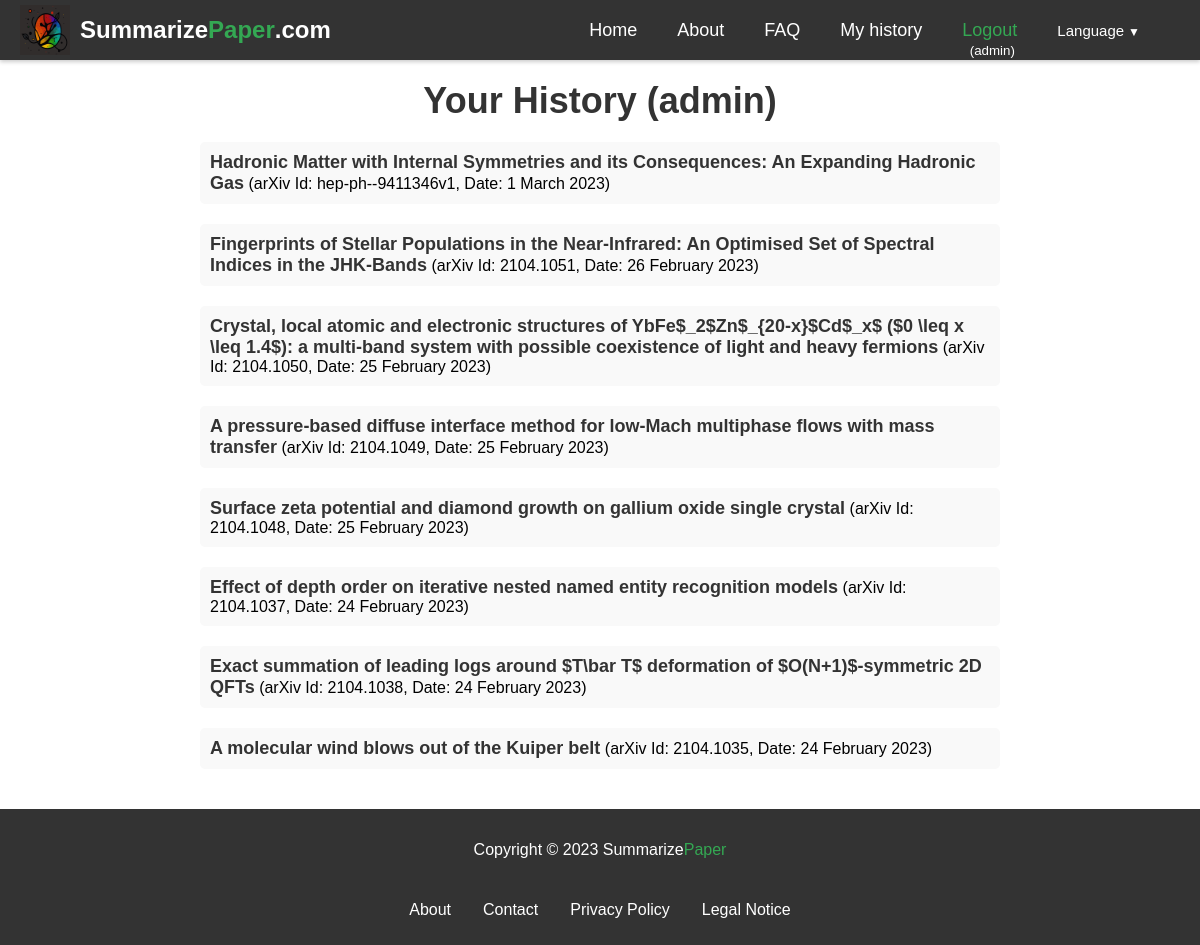
Before: /history/ (signed in) with the older database file.
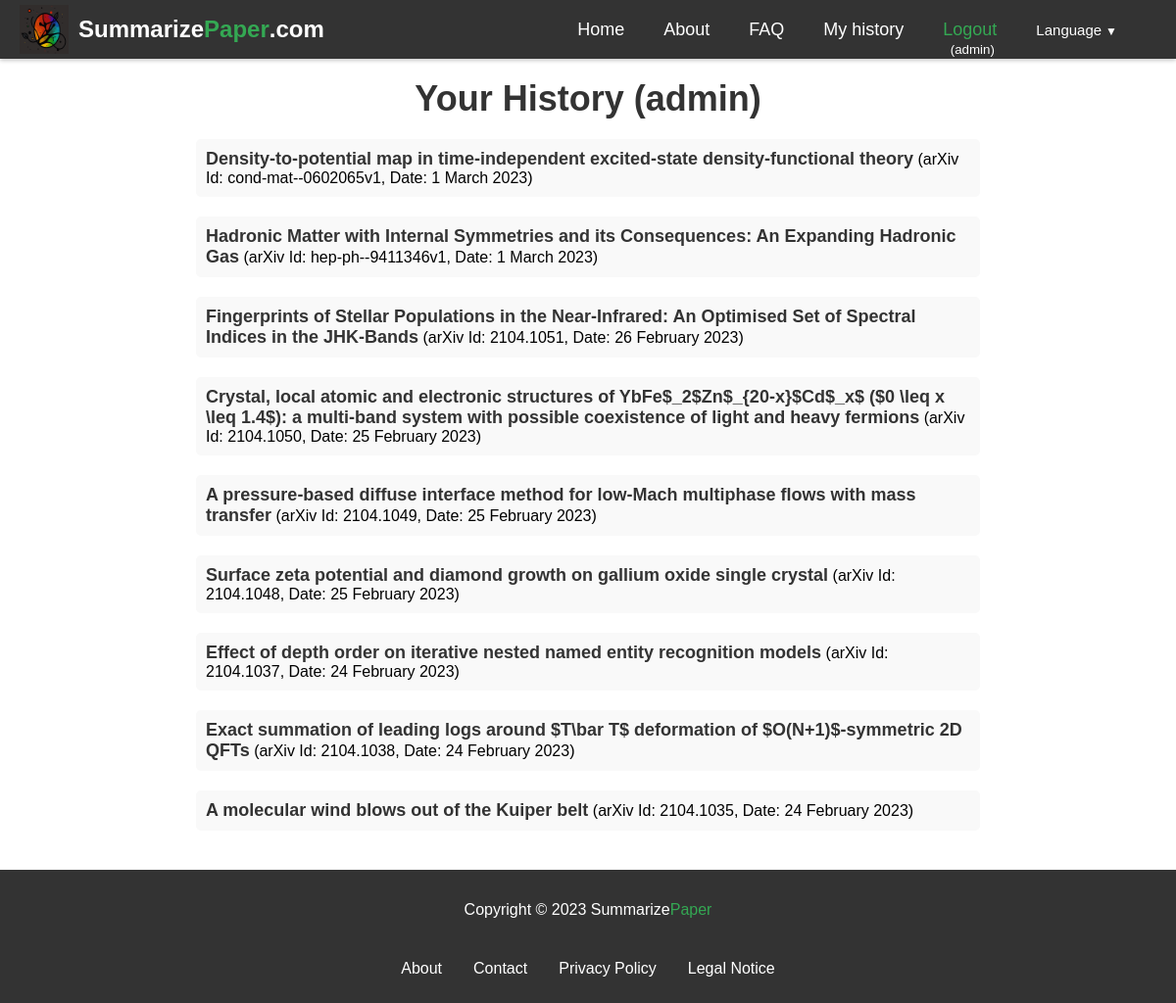
After: the same page with the newer database file.
### summarizer/models.py (models this page shows, shortened)
class ArxivPaper(models.Model):
    id = models.AutoField(primary_key=True)
    arxiv_id = models.CharField(max_length=20, unique=True)
    created = models.DateTimeField(auto_now_add=True)
    updated = models.DateTimeField(auto_now=True)
    title = models.CharField(max_length=400, blank=True, null=True)
    abstract = models.TextField(blank=True, null=True)
    authors = models.ManyToManyField(Author, blank=True, through='PaperAuthor')
    link_doi = models.URLField(blank=True, null=True)
    link_homepage = models.URLField(blank=True, null=True)
    published_arxiv = models.DateField(blank=True, null=True)
    journal_ref = models.CharField(max_length=200, blank=True, null=True)
    comments = models.TextField(blank=True, null=True)
    license = models.CharField(max_length=400, blank=True, null=True)
    category = models.CharField(max_length=50, blank=True, null=True)
    updated_arxiv = models.DateField(blank=True, null=True)

class PaperHistory(models.Model):
    id = models.AutoField(primary_key=True)
    arxiv_id = models.CharField(max_length=20)
    created = models.DateTimeField(auto_now_add=True)
    updated = models.DateTimeField(auto_now=True)
    user = models.ForeignKey(User, on_delete=models.CASCADE)
    def __str__(self):
        return self.arxiv_id#+' '+self.user.username

### summarizer/views.py (the view)
# urls.py: path("history/", views.history, name="history"),
def history(request):
    stuff_for_frontend={}
    paper_history=[]
    if request.user.is_authenticated:
        auth=True
        history=PaperHistory.objects.filter(user=request.user).order_by('-created')
        print('history',history)
        for h in history:
            arxiv_paper = ArxivPaper.objects.filter(arxiv_id=h.arxiv_id).first()
            paperdate = h.created#.strftime('%d/%m/%Y')
            if arxiv_paper:
                paper_history.append({'arxiv_id': h.arxiv_id, 'title': arxiv_paper.title, 'date': paperdate})
            else:
                paper_history.append({'arxiv_id': h.arxiv_id, 'date': paperdate})
    else:
        auth=False
    stuff_for_frontend.update({
        'auth':auth,
        'paper_history':paper_history
    })
    return render(request, "summarizer/history.html", stuff_for_frontend)

### templates/summarizer/history.html (shortened to what this page needs)
{% extends 'base.html' %}
{% load static %}
{% load i18n %}
{% block content %}
{% if auth %}
<div class="history">
    <h1 class="history-title">Your History ({{ user.username }})</h1>
{% if paper_history %}
<ul class="history-list">
{% for h in paper_history %}
{% if h.title %}
  <li class="history-item"><a href="/{{LANGUAGE_CODE}}/arxiv-id/{{ h.arxiv_id }}" class="history-link">{{ h.title }}</a> (arXiv Id: {{ h.arxiv_id }}, Date: {{ h.date|date:"j F Y" }})</li>
{% else %}
  <li class="history-item">arXiv Id: <a href="/{{LANGUAGE_CODE}}/arxiv-id/{{ h.arxiv_id }}" class="history-link">{{ h.arxiv_id }}</a> (Date: {{ h.date }})</li>
{% endif %}
{% endfor %}
</ul>
{% else %}
<p class="history-message">No history yet</p>
{% endif %}
{% else %}
<p class="history-message">{% trans 'You cannot access this page.' %}</p>
{% endif %}
</div>
{% endblock %}

Changed rows visible on the page:
added ArxivPaper: title "Density-to-potential map in time-independent excited-state density-functional theory"
added PaperHistory: arxiv_id "cond-mat--0602065v1", date "1 March 2023"
Other visible differences:
new list line: "(arXiv Id: , Date: )"
